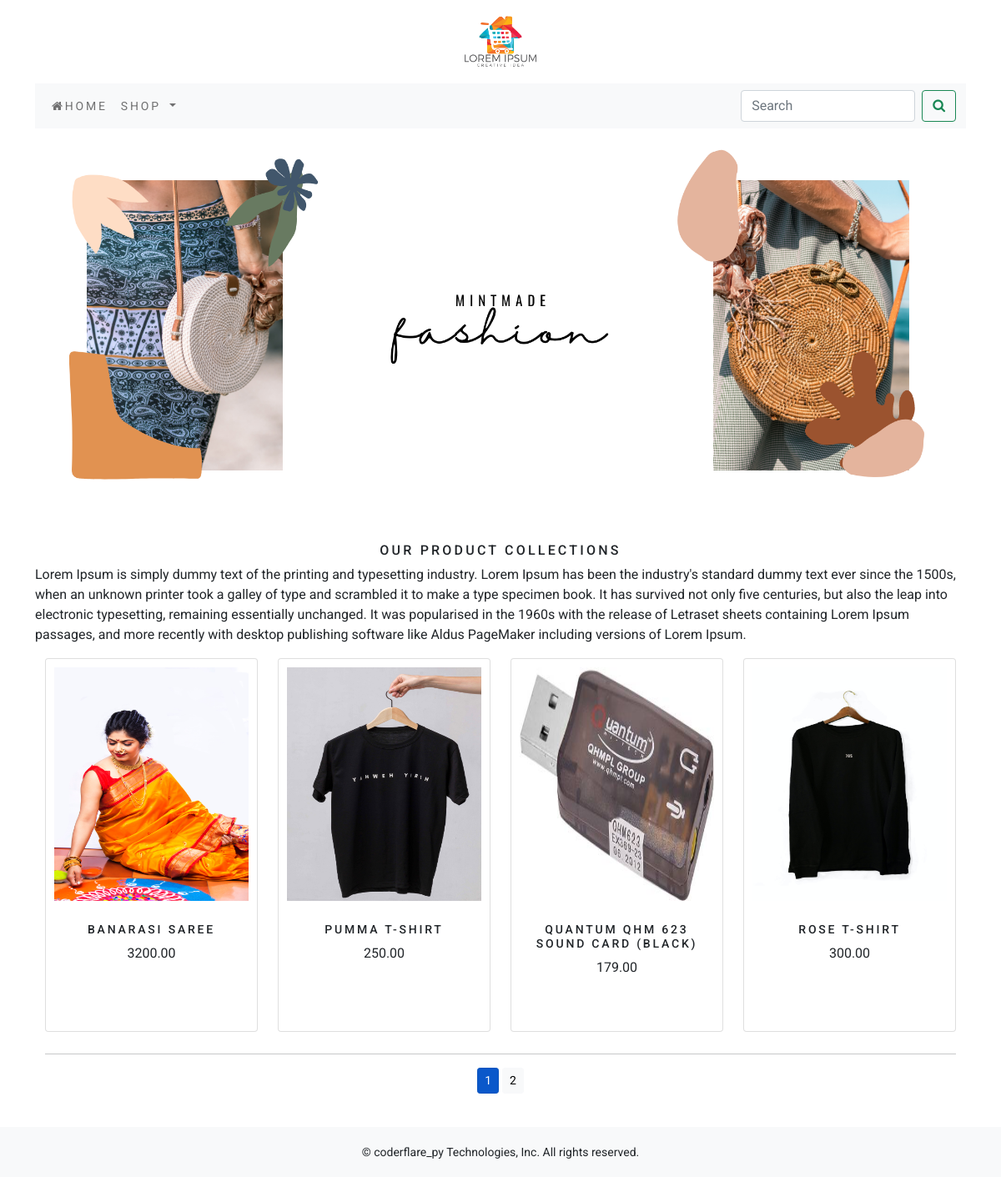
The app's page /shop/ with its own data.
### apps/shop/models.py (models this page shows, shortened)
class Product(models.Model):
    name = models.CharField(max_length=255, unique=True)
    slug = models.SlugField(max_length=255, unique=True)
    description = models.TextField(blank=True)
    price = models.DecimalField(max_digits=10,decimal_places=2)
    category = models.ForeignKey(Category, on_delete=models.CASCADE)
    image = models.ImageField(upload_to='products')
    stock = models.IntegerField()
    available = models.BooleanField(default=True)
    created = models.DateTimeField(auto_now_add=True)
    updated = models.DateTimeField(auto_now=True)
    class Meta:
        ordering = ('name',)
        verbose_name = 'products'
        verbose_name_plural = 'products'
    def get_url(self):
        return reverse('shop:product_category_detail', args=[self.category.slug, self.slug])

### apps/shop/views.py (the view)
# urls.py: path('', views.allProductCat, name="allProductCat"),
def allProductCat(request,c_slug=None):
    c_page = None
    product_list = None
    if c_slug != None:
        c_page = get_object_or_404(Category,slug=c_slug)
        product_list = Product.objects.all().filter(category=c_page, available=True)
    else:
        product_list = Product.objects.all().filter(available=True)
    paginator = Paginator(product_list,4)
    try:
        page = int(request.GET.get('page',1))
    except:
        page = 1
    try:
        products = paginator.page(page)
    except (EmptyPage, InvalidPage):
        products = paginator.page(paginator.num_pages)
    return render(request,'category.html', {'category':c_page, 'products':products})

### apps/cart/context_processors.py (called while the page is built)
def counters(request):
    item_count = 0
    if 'admin' in request.path:
        return {}
    else:
        try:
            cart = Cart.objects.filter(cart_id=_cart_id(request))
            cart_items = CartItem.objects.all().filter(cart=cart[:1])
            for cart_item in cart_items:
                item_count += cart_item.quantity
        except Cart.DoesNotExist:
            item_count = 0
    return dict(item_count=item_count)

### apps/cart/views.py (called while the page is built)
def _cart_id(request):
    cart = request.session.session_key
    if not cart:
        cart = request.session.create()
    return cart

### apps/shop/context_processors.py (called while the page is built)
def menu_links(request):
    links = Category.objects.all()
    return dict(links=links)

### apps/shop/models.py (called while the page is built)
    def get_url(self):
        return reverse('shop:products_by_category',args=[self.slug])

### templates/category.html (shortened to what this page needs)
{% extends 'app.html' %}
{% load static %}
{% block content %}
    <div class="mx_auto">
        {% if category %}
            <img class="my_image " style="max-height:500px !important;" src="{{category.image.url}}">
            </div>
            <br>
            <div>
                <h1 class="text-center my_title">{{category.name}}</h1>
                <p class="text-justify">{{category.description}}</p>
            </div>
        {% else %}
            <div class="">
                <img class="my_image my_image_padding" src="{% static 'img/banner-2.png' %}" >
            </div>
            <br>
            <div>
                <h1 class="text-center my_title">Our Product Collections</h1>
                <p class="text-justify">Lorem Ipsum is simply dummy text of the printing and typesetting industry. Lorem Ipsum has been the industry's standard dummy text ever since the 1500s, when an unknown printer took a galley of type and scrambled it to make a type specimen book. It has survived not only five centuries, but also the leap into electronic typesetting, remaining essentially unchanged. It was popularised in the 1960s with the release of Letraset sheets containing Lorem Ipsum passages, and more recently with desktop publishing software like Aldus PageMaker including versions of Lorem Ipsum.</p>
            </div>
        {% endif %}
    </div>
<div class="container">
    <div class="row ">
    {% for product in products.object_list %}
        <div class="col col-md-3 col-sm-12 col-xs-12 col-lg-3 my_bottom_margin">
            <div class="card text-center" style="height: 28rem;">
                <a href="{{product.get_url}}">
                <img src="{{ product.image.url }}" style="padding:10px;" class="card-img-top " alt="{{ product.name }}" height="300px">
                </a>
                <div class="card-body">
                    <h4>{{ product.name }}</h4>
                    <p>{{ product.price }}</p>
                </div>
            </div>
        </div>
    {% endfor %}
    </div>
    <div class="mx-auto">
        {% if products.paginator.num_pages > 1 %}
        <hr>
            <div class="text-center">
                {% for pg in products.paginator.page_range %}
                    <a href="?page={{ pg }}" class="btn btn-sm {% if products.number == pg %} btn-primary active {% else %}  btn-light {% endif %}">{{ pg }}</a>
                {% endfor %}
            </div>
        {% endif %}
    </div>
</div>
{% endblock  %}

### static/css/custom.css (style rules this page uses)
body { font-family: 'Roboto', sans-serif; }
.my_image { width: 100%; height: auto; }
.my_title { font-size: 16px; text-transform: uppercase; letter-spacing: .2em; }
.my_image_padding { padding: 5px; }
.my_bottom_margin { margin-bottom: 10px; }
.card-body h4 { font-size: 14px; text-transform: uppercase; letter-spacing: .2em; }

### records on screen
Product: image (picture), name "BANARASI SAREE", price "3200.00"
Product: image (picture), name "PUMMA T-SHIRT", price "250.00"
Product: image (picture), name "QUANTUM QHM 623 SOUND CARD (BLACK)", price "179.00"
Product: image (picture), name "ROSE T-SHIRT", price "300.00"

### other values on screen
{{ pg }} "1" "2"
